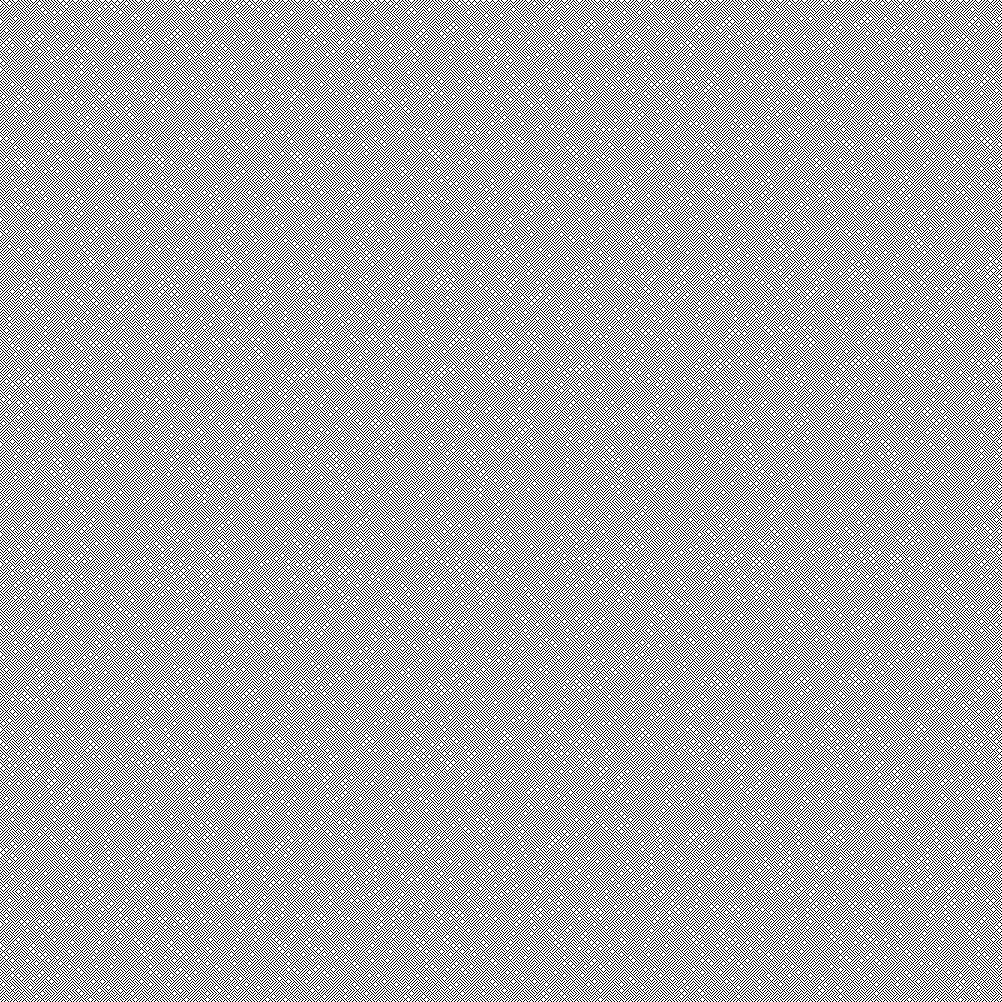
Frame 1 (no input)
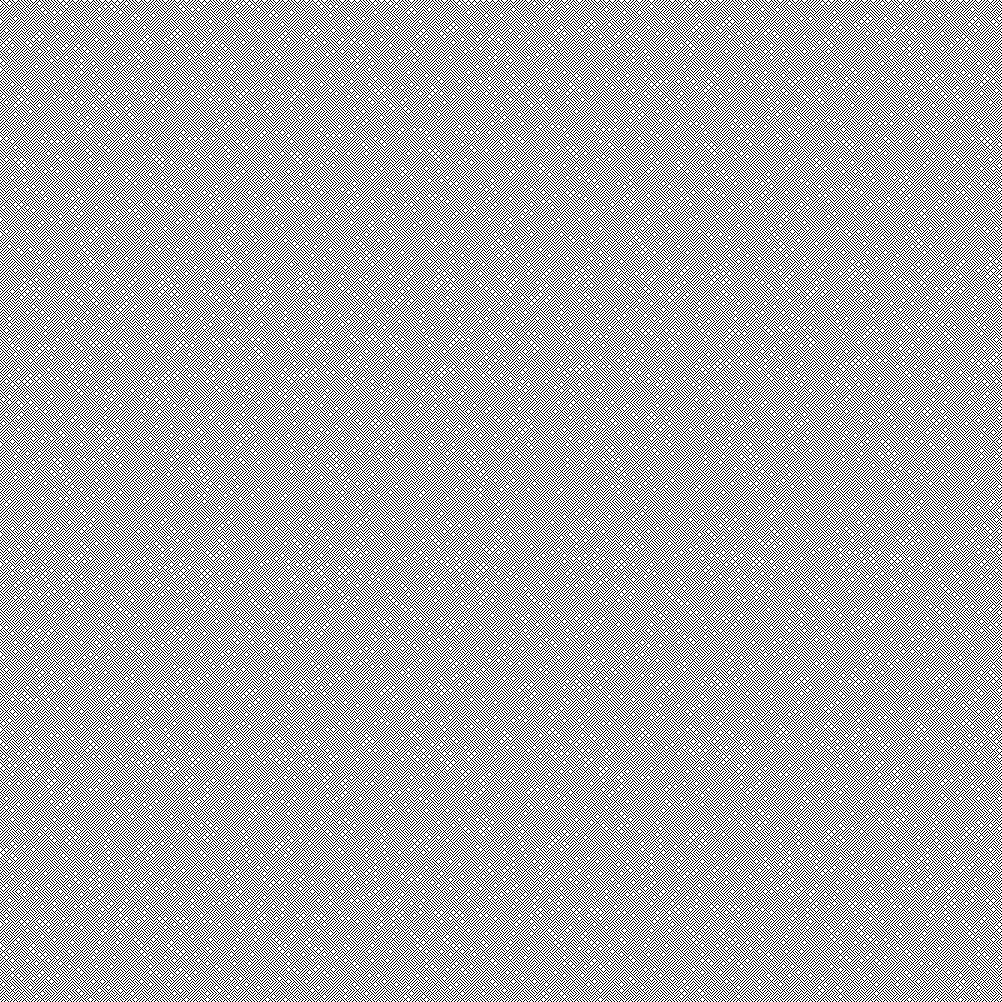
Frame 60 (the mouse pressed at the canvas centre just before this capture)
Frame 120 (the mouse held since frame 60 and released just before this capture): identical to frame 60, image omitted

The Processing sketch that drew these frames (run headless with seeded random() and noise(); from frame 60 on, the mouse is pressed at the canvas centre):

// Processing sketch: srPatterns
// ── srPatterns.pde
long mask = 0b0000000000000000001000000000000000000000000000000000000001010101L;
long state = 1L;
int len =  Long.numberOfLeadingZeros(1L)-Long.numberOfLeadingZeros(mask)+1;

float scale = 3;


void setup(){
  smooth(0);
  size(1002,1002);
  background(255);
  doThing();
}
void draw(){
}
long parity(long i){
  if(i == 0L)
    return 0;
  return 1L+parity(i&(i-1));
}

void doThing(){
  for(int i = 0; i < (height*len+width)/scale; i++){
    state = (state << 1)+(parity(state&mask)&1);
    put(i,(state&1)==1);
  }
}

void put(int x, boolean v){
  for(float i = 0; i < height; i += scale){
    line((v?x:x+1)*scale,i,(v?x+1:x)*scale,i+scale);
    x -= len;
  }
}
boolean smearFillDir(color c, color n, int dx, int dy,int sposeX, int sposeY, int smoveX, int smoveY){
  boolean did = false;
  for( ; sposeX < width && sposeX >= 0 && sposeY < width && sposeY >= 0; sposeX += smoveX, sposeY += smoveY){
    boolean on = false;
    for(int x = sposeX, y = sposeY ; x < width && x >= 0 && y < width && y >= 0; x += dx, y += dy){
      int p = get(x,y);
      if(p == n){
        on = true;
      }else {if(p != c){
        on = false;
      }else{
      did |= on;
      }}
      if (on){
        set(x,y,n);
      }
    }
  }
  return did;
}
void smearFill(color c, color n){
  //int i = 0;
  while((smearFillDir(c,n,1,0,0,0,0,1)||
  smearFillDir(c,n,-1,0,width-1,0,0,1)||
  smearFillDir(c,n,0,1,0,0,1,0)||
  smearFillDir(c,n,0,-1,0,height-1,1,0))){
    }
}
void fill(color c,color n, int x,int y){
  if (x < 0 || y < 0 || x >= width || y >= height)
    return;
  if(get(x,y) != c)
    return;
  ArrayList<int[]> pxls = new ArrayList<int[]>();
  ArrayList<int[]> newpxls = new ArrayList<int[]>();
  pxls.add(new int[] {x,y});
  set(x,y,n);
  while(pxls.size()>0){
    while(pxls.size()>0){
      int s = pxls.size();
      int[] p = pxls.get(s-1);
      if(p[0]+1 >= 0 && p[0]+1 < width && p[1] >= 0 && p[1] < height){
        if(get(p[0]+1,p[1]) == c){
          set(p[0]+1,p[1],n);
          newpxls.add(new int[]{p[0]+1,p[1]});
        }}
      
      if(p[0]-1 >= 0 && p[0]-1 < width && p[1] >= 0 && p[1] < height){
        if(get(p[0]-1,p[1]) == c){
          set(p[0]-1,p[1],n);
          newpxls.add(new int[]{p[0]-1,p[1]});
        }}
        
      if(p[0] >= 0 && p[0] < width && p[1]+1 >= 0 && p[1]+1 < height){
        if(get(p[0],p[1]+1) == c){
          set(p[0],p[1]+1,n);
          newpxls.add(new int[]{p[0],p[1]+1});
        }}
        
      if(p[0] >= 0 && p[0] < width && p[1]-1 >= 0 && p[1]-1 < height){
        if(get(p[0],p[1]-1) == c){
          set(p[0],p[1]-1,n);
          newpxls.add(new int[]{p[0],p[1]-1});
        }}
      
      
      pxls.remove(s-1);
    }
    ArrayList<int[]> t = pxls;
    pxls = newpxls;
    newpxls = t;
  }
  
  
  
  
  
  
  
  /*
  
  if(get(x,y) == c){
    do{
      x--;
    }while(get(x,y) == c && !(x < 0 || y < 0 || x >= width || y >= height));
    x++;
    int i = 0;
    do {
    set(x,y,n);
    i++;
    x++;
    }while(get(x,y) == c && !(x < 0 || y < 0 || x >= width || y >= height));
    while(i > 0){
      x--;
      fill(c,n,x,y-1);
      fill(c,n,x,y+1);
      i--;
    }
    
    
  } else{
    return;
  }*/
}
void keyPressed(){
  if(key == 'f'){
    for(int x = 0 ; x < width; x ++)
      for(int y = 0; y < height; y++)
        fill(color(255),color(random(1,255),random(1,255),random(1,255)),x,y);
  }
  if(key == '+'){
    state = 1L;
    len ++;
    background(255);
    doThing();
  }
  if(key == '-'){
    state = 1L;
    len --;
    background(255);
    doThing();
  }
}


void mousePressed(){
  fill(get(mouseX,mouseY),color(random(1,255),random(1,255),random(1,255)),mouseX,mouseY);


}
